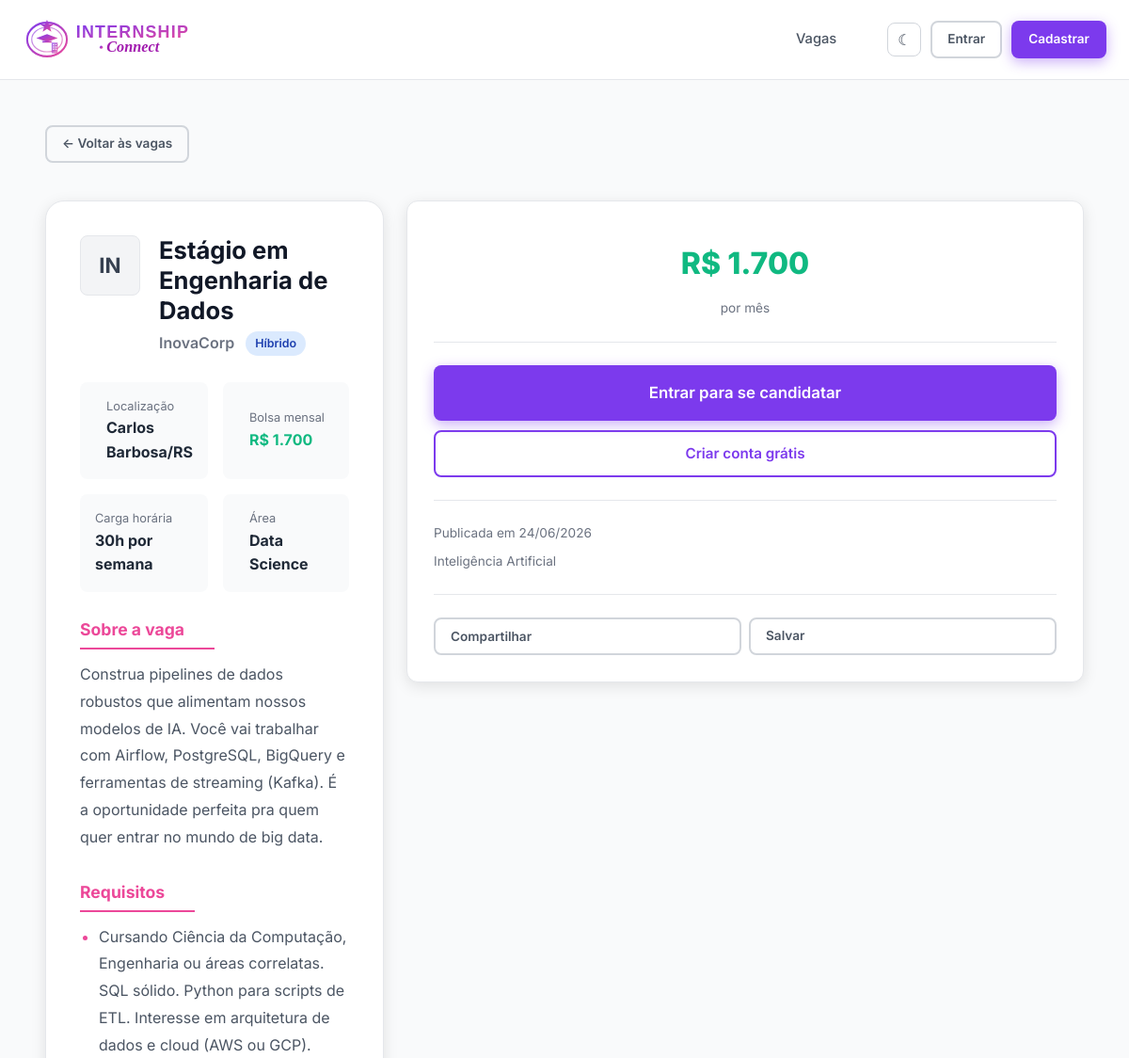
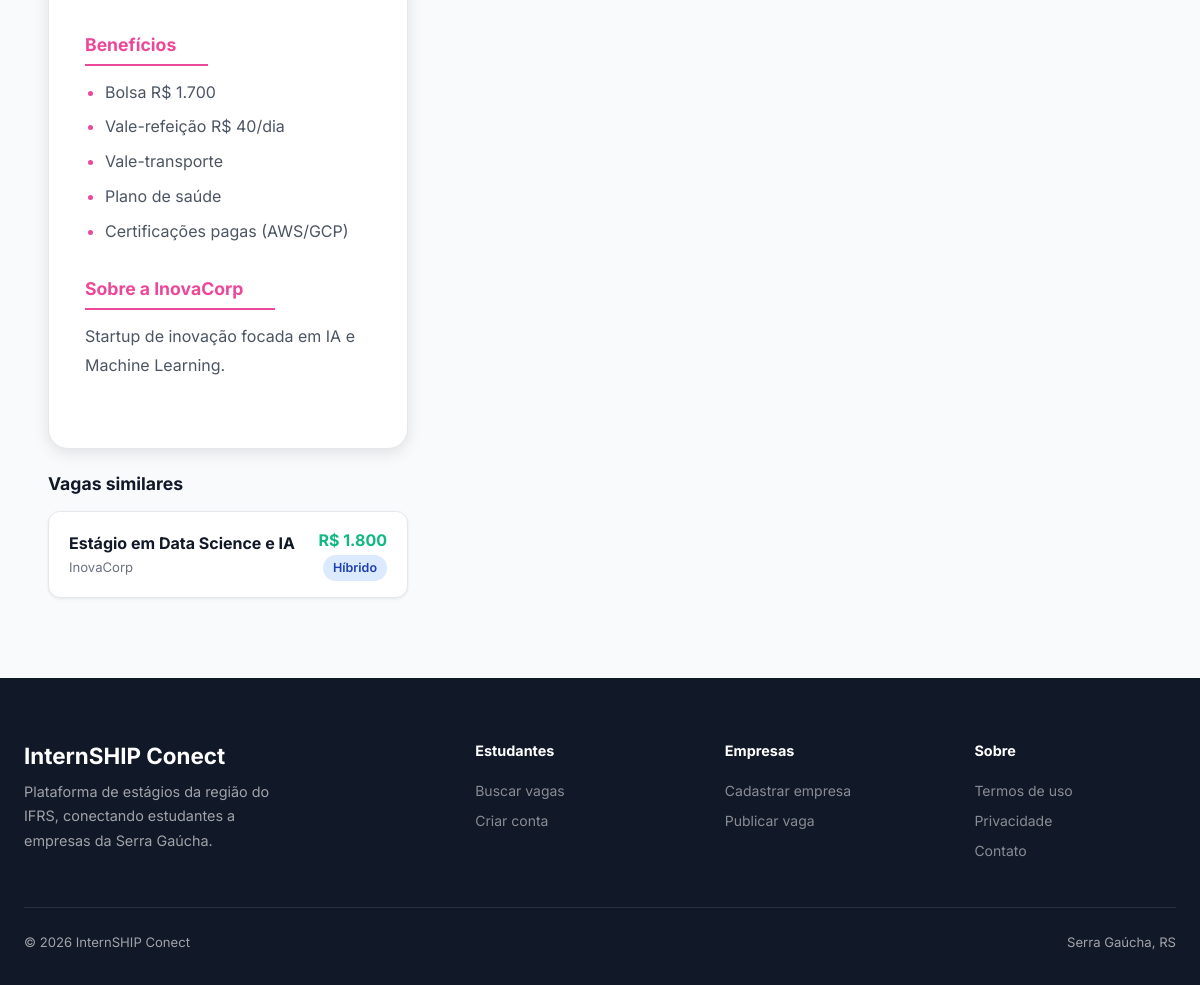
/vaga.php?id=4, run on the app's committed database (2 pictures, top to bottom).
### tables this page shows
CREATE TABLE IF NOT EXISTS vagas (
    id INT AUTO_INCREMENT PRIMARY KEY,
    empresa_id INT NOT NULL,
    titulo VARCHAR(200) NOT NULL,
    descricao TEXT NOT NULL,
    requisitos TEXT,
    beneficios TEXT,
    area VARCHAR(100),
    cidade VARCHAR(100),
    estado CHAR(2),
    modalidade ENUM('presencial','remoto','hibrido') DEFAULT 'presencial',
    bolsa DECIMAL(10,2),
    carga_horaria INT,
    ativa TINYINT(1) DEFAULT 1,
    restrita TINYINT(1) DEFAULT 0,
    motivo_restricao VARCHAR(255) DEFAULT NULL,
    destaque TINYINT(1) DEFAULT 0,
    views INT DEFAULT 0,
    criado_em TIMESTAMP DEFAULT CURRENT_TIMESTAMP,
    FOREIGN KEY (empresa_id) REFERENCES empresas(id) ON DELETE CASCADE
);

CREATE TABLE IF NOT EXISTS empresas (
    id INT AUTO_INCREMENT PRIMARY KEY,
    usuario_id INT NOT NULL UNIQUE,
    nome_empresa VARCHAR(200) NOT NULL,
    cnpj VARCHAR(20),
    descricao TEXT,
    site VARCHAR(255),
    cidade VARCHAR(100),
    estado CHAR(2),
    setor VARCHAR(100),
    logo VARCHAR(255),
    FOREIGN KEY (usuario_id) REFERENCES usuarios(id) ON DELETE CASCADE
);

### includes/auth.php (called while the page is built, shortened)
<?php
function isLoggedIn() {
    return isset($_SESSION['usuario_id']);
}
function isAdmin() {
    return !empty($_SESSION['is_admin']);
}
function isCoordenacao() {
    return isset($_SESSION['tipo']) && $_SESSION['tipo'] === 'coordenacao';
}

### vaga.php (the view, shortened to what this page needs)
<?php
require_once __DIR__ . '/includes/auth.php';
$id = (int)($_GET['id'] ?? 0);
$db = getDB();
$stmt = $db->prepare("
    SELECT v.*, e.nome_empresa, e.logo, e.descricao AS empresa_desc, e.site, e.setor, e.cidade AS emp_cidade, e.estado AS emp_estado, u.email AS empresa_email
    FROM vagas v
    JOIN empresas e ON v.empresa_id = e.id
    JOIN usuarios u ON e.usuario_id = u.id
    WHERE v.id = ?
");
$stmt->execute([$id]);
$vaga = $stmt->fetch();
$ehCoordenacao = isCoordenacao() || isAdmin();
$ehDonoVaga = isEmpresa() && (int)$vaga['empresa_id'] === (int)($_SESSION['perfil_id'] ?? 0);
$jaVisualizou = $_SESSION['vagas_vistas'][$id] ?? false;
if (!$jaVisualizou && !$ehDonoVaga && !$ehCoordenacao) {
    $db->prepare("UPDATE vagas SET views = views + 1 WHERE id = ?")->execute([$id]);
    $vaga['views'] = ($vaga['views'] ?? 0) + 1;
}
$jaCandidatou = false;
$ehFavorita = false;
$similares = $db->prepare("
    SELECT v.id, v.titulo, v.bolsa, v.modalidade, e.nome_empresa
    FROM vagas v JOIN empresas e ON v.empresa_id = e.id
    WHERE v.ativa=1 AND v.restrita=0 AND v.id != ? AND v.area = ?
    LIMIT 3
");
$similares->execute([$id, $vaga['area']]);
$similares = $similares->fetchAll();
function modalidadeLabel($m) { return match($m) { 'remoto' => 'Remoto', 'hibrido' => 'Híbrido', default => 'Presencial' }; }
function modalidadeBadge($m) { return match($m) { 'remoto' => 'badge-green', 'hibrido' => 'badge-blue', default => 'badge-gray' }; }
include __DIR__ . '/includes/header.php';
?>
<div class="job-detail-hero">
  <div class="container">
    <div style="padding:16px 0 24px;">
      <a href="/teste/vagas.php" class="btn btn-ghost btn-sm">← Voltar às vagas</a>
    </div>
  </div>
</div>
<div style="background:var(--gray-50);padding:16px 24px 80px;">
  <div class="container">
    <div class="grid-2" style="align-items:start;">
      <div style="grid-column:1/2;">
        <div style="background:var(--surface);color:var(--text);border-radius:var(--radius-lg);padding:36px;border:1px solid var(--border);box-shadow:var(--shadow);">
          <div class="job-detail-header">
            <div class="company-logo-lg">
              <?php if ($vaga['logo']): ?>
                <img src="<?= htmlspecialchars($vaga['logo']) ?>" alt="">
              <?php else: ?>
                <?= mb_strtoupper(mb_substr($vaga['nome_empresa'], 0, 2)) ?>
              <?php endif; ?>
            </div>
            <div>
              <h1 style="font-size:1.6rem;margin-bottom:6px;"><?= htmlspecialchars($vaga['titulo']) ?></h1>
              <div style="display:flex;align-items:center;gap:12px;flex-wrap:wrap;">
                <span style="font-size:1rem;color:var(--gray-500);font-weight:600;"><?= htmlspecialchars($vaga['nome_empresa']) ?></span>
                <span class="badge <?= modalidadeBadge($vaga['modalidade']) ?>"><?= modalidadeLabel($vaga['modalidade']) ?></span>
              </div>
            </div>
          </div>
          <div class="job-meta-grid">
            <div class="job-meta-item">
              <div>
                <div class="job-meta-label">Localização</div>
                <div class="job-meta-value"><?= htmlspecialchars($vaga['cidade']) ?>/<?= $vaga['estado'] ?></div>
              </div>
            </div>
            <div class="job-meta-item">
              <div>
                <div class="job-meta-label">Bolsa mensal</div>
                <div class="job-meta-value" style="color:var(--accent);">R$ <?= number_format($vaga['bolsa'], 0, ',', '.') ?></div>
              </div>
            </div>
            <div class="job-meta-item">
              <div>
                <div class="job-meta-label">Carga horária</div>
                <div class="job-meta-value"><?= $vaga['carga_horaria'] ?>h por semana</div>
              </div>
            </div>
            <div class="job-meta-item">
              <div>
                <div class="job-meta-label">Área</div>
                <div class="job-meta-value"><?= htmlspecialchars($vaga['area']) ?></div>
              </div>
            </div>
          </div>
          <div class="job-section">
            <h3>Sobre a vaga</h3>
            <p><?= nl2br(htmlspecialchars($vaga['descricao'])) ?></p>
          </div>
          <?php if ($vaga['requisitos']): ?>
          <div class="job-section">
            <h3>Requisitos</h3>
            <ul>
              <?php foreach (explode("\n", $vaga['requisitos']) as $req): ?>
                <?php $req = trim($req); if ($req): ?>
                  <li><?= htmlspecialchars($req) ?></li>
                <?php endif; ?>
              <?php endforeach; ?>
            </ul>
          </div>
          <?php endif; ?>
          <?php if ($vaga['beneficios']): ?>
          <div class="job-section">
            <h3>Benefícios</h3>
            <ul>
              <?php foreach (explode(",", $vaga['beneficios']) as $ben): ?>
                <?php $ben = trim($ben); if ($ben): ?>
                  <li><?= htmlspecialchars($ben) ?></li>
                <?php endif; ?>
              <?php endforeach; ?>
            </ul>
          </div>
          <?php endif; ?>
          <?php if ($vaga['empresa_desc']): ?>
          <div class="job-section">
            <h3>Sobre a <?= htmlspecialchars($vaga['nome_empresa']) ?></h3>
            <p><?= nl2br(htmlspecialchars($vaga['empresa_desc'])) ?></p>
          </div>
          <?php endif; ?>
        </div>
        <?php if (!empty($similares)): ?>
        <div style="margin-top:24px;">
          <h3 style="margin-bottom:16px;font-size:1.1rem;">Vagas similares</h3>
          <div style="display:flex;flex-direction:column;gap:12px;">
            <?php foreach ($similares as $s): ?>
            <a href="/teste/vaga.php?id=<?= $s['id'] ?>" style="text-decoration:none;">
              <div class="card" style="padding:16px 20px;display:flex;justify-content:space-between;align-items:center;transition:all .2s;" onmouseover="this.style.borderColor='var(--primary)'" onmouseout="this.style.borderColor='var(--gray-200)'">
                <div>
                  <div style="font-weight:700;color:var(--gray-900);"><?= htmlspecialchars($s['titulo']) ?></div>
                  <div style="font-size:.82rem;color:var(--gray-500);"><?= htmlspecialchars($s['nome_empresa']) ?></div>
                </div>
                <div style="text-align:right;">
                  <div style="font-weight:700;color:var(--accent);">R$ <?= number_format($s['bolsa'], 0, ',', '.') ?></div>
                  <span class="badge <?= modalidadeBadge($s['modalidade']) ?>"><?= modalidadeLabel($s['modalidade']) ?></span>
                </div>
              </div>
            </a>
            <?php endforeach; ?>
          </div>
        </div>
        <?php endif; ?>
      </div>
      <div>
        <div class="apply-card">
          <div style="text-align:center;margin-bottom:16px;">
            <div class="bolsa-display">R$ <?= number_format($vaga['bolsa'], 0, ',', '.') ?></div>
            <div style="color:var(--gray-500);font-size:.85rem;">por mês</div>
          </div>
          <div class="divider"></div>
          <?php if ($ehCoordenacao): ?>
            <div style="text-align:center;margin-bottom:14px;font-weight:700;color:var(--primary);">Painel da Coordenação</div>
            <?php if (!empty($vaga['restrita'])): ?>
              <div class="alert alert-error" style="margin-bottom:12px;">
                Vaga <strong>restrita</strong>.
                <?php if (!empty($vaga['motivo_restricao'])): ?><br>Motivo: <?= htmlspecialchars($vaga['motivo_restricao']) ?><?php endif; ?>
              </div>
              <form method="POST" onsubmit="return confirm('Liberar esta vaga? Ela voltará a aparecer nas buscas.');">
                <input type="hidden" name="moderar_vaga" value="1">
                <input type="hidden" name="acao_mod" value="liberar">
                <button type="submit" class="btn btn-primary btn-block btn-lg">Liberar vaga</button>
              </form>
            <?php else: ?>
              <form method="POST" onsubmit="return confirm('Restringir esta vaga? Ela deixará de aparecer nas buscas públicas.');">
                <input type="hidden" name="moderar_vaga" value="1">
                <input type="hidden" name="acao_mod" value="restringir">
                <div class="form-group">
                  <label class="form-label">Motivo da restrição</label>
                  <textarea name="motivo" class="form-control" rows="3" placeholder="Ex.: conteúdo fora das políticas, vaga falsa, dados inadequados..." required></textarea>
                </div>
                <button type="submit" class="btn btn-block btn-lg" style="background:var(--danger);color:#fff;">Restringir vaga</button>
              </form>
            <?php endif; ?>
            <a href="mailto:<?= htmlspecialchars($vaga['empresa_email']) ?>?subject=<?= rawurlencode('[InternSHIP Coordenação] Vaga: ' . $vaga['titulo']) ?>"
               class="btn btn-ghost btn-block" style="margin-top:10px;display:inline-flex;align-items:center;justify-content:center;gap:8px;">
              <svg width="18" height="18" viewBox="0 0 24 24" fill="none" stroke="currentColor" stroke-width="2" stroke-linecap="round" stroke-linejoin="round"><path d="M21 15a2 2 0 0 1-2 2H7l-4 4V5a2 2 0 0 1 2-2h14a2 2 0 0 1 2 2z"/></svg>
              Falar com a empresa
            </a>
          <?php elseif (isLoggedIn() && isEmpresa()): ?>
            <div class="alert alert-info">
              Empresas não podem se candidatar a vagas.
            </div>
          <?php else: ?>
            <a href="/teste/login.php" class="btn btn-primary btn-block btn-lg" style="margin-bottom:10px;">
              Entrar para se candidatar
            </a>
            <a href="/teste/register.php" class="btn btn-secondary btn-block">
              Criar conta grátis
            </a>
          <?php endif; ?>
          <div class="divider"></div>
          <div style="display:flex;flex-direction:column;gap:8px;font-size:.85rem;color:var(--gray-500);">
            <div style="display:flex;align-items:center;gap:8px;">Publicada em <?= date('d/m/Y', strtotime($vaga['criado_em'])) ?></div>
            <div style="display:flex;align-items:center;gap:8px;"><?= htmlspecialchars($vaga['setor']) ?></div>
          </div>
          <div class="divider"></div>
          <div style="display:flex;gap:8px;">
            <button class="btn btn-ghost btn-sm" style="flex:1;" onclick="navigator.share ? navigator.share({title:'<?= htmlspecialchars($vaga['titulo']) ?>',url:window.location.href}) : showToast('Link copiado!','success') || navigator.clipboard.writeText(window.location.href)">
              Compartilhar
            </button>
            <?php if (isLoggedIn() && isAluno()): ?>
              <form method="POST" style="flex:1;margin:0;">
                <button type="submit" name="toggle_favorito" value="1" class="btn btn-ghost btn-sm" style="width:100%;<?= $ehFavorita ? 'color:var(--primary);border-color:var(--primary);' : '' ?>">
                  <?= $ehFavorita ? 'Salva ★' : 'Salvar' ?>
                </button>
              </form>
            <?php elseif (!isLoggedIn()): ?>
              <a href="/teste/login.php" class="btn btn-ghost btn-sm" style="flex:1;text-align:center;">Salvar</a>
            <?php endif; ?>
          </div>
        </div>
      </div>
    </div>
  </div>
</div>
<?php include __DIR__ . '/includes/footer.php'; ?>

### data on the page
vagas: empresa.nome_empresa "IN", titulo "Estágio em Engenharia de Dados", empresa.nome_empresa "InovaCorp", modalidade "Híbrido", cidade "Carlos Barbosa", estado "RS", bolsa "1.700", carga_horaria "30", area "Data Science", descricao "Construa pipelines de dados robustos que alimentam nossos modelos de IA. Você vai trabalhar com Airflow, PostgreSQL, BigQuery e ferramentas de streaming (Kafka). É a oportunidade perfeita pra quem quer entrar no mundo de big data.", requisitos "Cursando Ciência da Computação, Engenharia ou áreas correlatas. SQL sólido. Python para scripts de ETL. Interesse em arquitetura de dados e cloud (AWS ou GCP).", beneficios "Bolsa R$ 1.700", beneficios "Vale-refeição R$ 40/dia", beneficios "Vale-transporte", beneficios "Plano de saúde", beneficios "Certificações pagas (AWS/GCP)", empresa.descricao "Startup de inovação focada em IA e Machine Learning.", criado_em "24/06/2026", empresa.setor "Inteligência Artificial"
vagas: titulo "Estágio em Data Science e IA", empresa.nome_empresa "InovaCorp", bolsa "1.800", modalidade "Híbrido"
